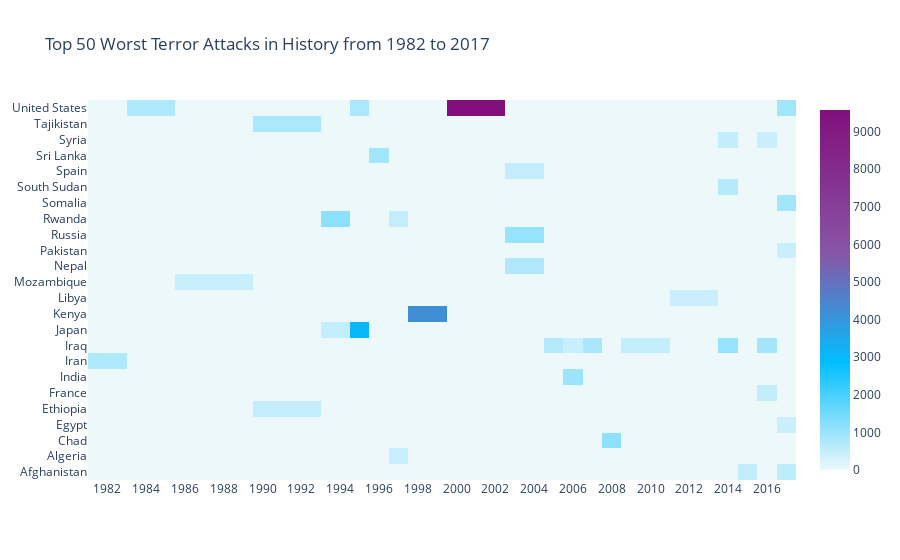

Notebook code for this chart:
### Code cell
import plotly.offline as py
py.init_notebook_mode(connected=True)
import plotly.graph_objs as go
colorscale = [[0, '#edf8fb'], [.3, '#00BFFF'],  [.6, '#8856a7'],  [1, '#810f7c']]
heatmap = go.Heatmap(z=heat.values, x=heat.columns, y=heat.index, colorscale=colorscale)
data = [heatmap]
layout = go.Layout(
    title='Top 50 Worst Terror Attacks in History from 1982 to 2017',
    xaxis = dict(ticks='', nticks=20),
    yaxis = dict(ticks='')
)
fig = go.Figure(data=data, layout=layout)
py.iplot(fig, filename='heatmap',show_link=False)

### Figure 1 — Plotly figure (JSON) as saved in the notebook; plotly's stock layout.template omitted (floating-point values rounded to 4 significant figures; data arrays with more than 128 entries replaced by an {"elided": "..."} marker saying what was removed)
{"data": [{"colorscale": [[0, "#edf8fb"], [0.3, "#00BFFF"], [0.6, "#8856a7"], [1, "#810f7c"]], "type": "heatmap", "x": [1982, 1984, 1987, 1992, 1994, 1995, 1996, 1997, 1998, 2001, 2004, 2005, 2006, 2007, 2008, 2009, 2013, 2014, 2015, 2016, 2017], "y": ["Afghanistan", "Algeria", "Chad", "Egypt", "Ethiopia", "France", "India", "Iran", "Iraq", "Japan", "Kenya", "Libya", "Mozambique", "Nepal", "Pakistan", "Russia", "Rwanda", "Somalia", "South Sudan", "Spain", "Sri Lanka", "Syria", "Tajikistan", "United States"], "z": {"elided": "24x21 float values"}}], "layout": {"title": {"text": "Top 50 Worst Terror Attacks in History from 1982 to 2017"}, "xaxis": {"nticks": 20, "ticks": ""}, "yaxis": {"ticks": ""}}}
